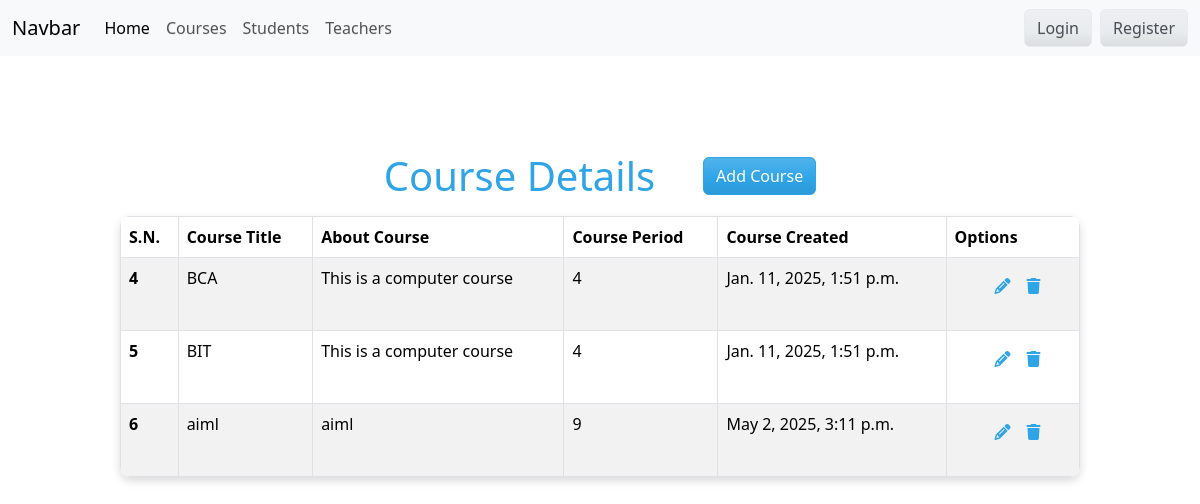
Screenshot of /course/ with the database file from the repository.
### course/models.py (models this page shows, shortened)
class Course_Available(models.Model):
    title = models.CharField(max_length=100)
    description = models.TextField()
    created_at = models.DateTimeField(auto_now_add=True)
    course_period = models.IntegerField()

### course/views.py (the view)
# urls.py: path('course/',views.show_courses,name='course'),
def show_courses(request):
    courses = Course_Available.objects.all()
    return render(request,'Courses.html',{
        'courses':courses
    })

### templates/Courses.html (shortened to what this page needs)
{% extends 'base.html' %}
{% block content %}
<br />
<div class="d-flex justify-content-center align-items-center mb-3 gap-5">
  <h1 class="mb-0">Course Details</h1>
  <a class="btn btn-primary" href="{% url 'addCourse' %}">Add Course</a>
</div>
<div class="d-flex justify-content-center align-items-center">
  <div style="width: 80%">
    <table
      class="table table-hover table-striped table-bordered"
      style="
        box-shadow: 0px 4px 10px rgba(0, 0, 0, 0.15);
        border-radius: 10px;
        overflow: hidden;
      "
    >
      <thead>
        <tr>
          <th scope="col">S.N.</th>
          <th scope="col">Course Title</th>
          <th scope="col">About Course</th>
          <th scope="col">Course Period</th>
          <th scope="col">Course Created</th>
          <th scope="col">Options</th>
        </tr>
      </thead>
      <tbody>
        {% for course in courses %}
        <tr class="table">
          <th scope="row">{{course.id}}</th>
          <td>{{course.title}}</td>
          <td>{{course.description}}</td>
          <td>{{course.course_period}}</td>
          <td>{{course.created_at}}</td>
          <td>
            <ul class="d-flex" style="list-style: none">
              <li>
                <a href="{% url 'editCourse' course.id %}"
                  ><i class="fa-solid fa-pencil"></i
                ></a>
              </li>
              <li>
                <a href="{% url 'deleteCourse' course.id %}"
                  ><i class="fa-solid fa-trash"></i
                ></a>
              </li>
            </ul>
          </td>
        </tr>
        {% endfor %}
      </tbody>
    </table>
  </div>
</div>
<br />
{% endblock %}

### templates/base.html (shortened to what this page needs)
<!DOCTYPE html>
<html lang="en">
  <head>
    <link
      rel="stylesheet"
      href="https://bootswatch.com/5/cerulean/bootstrap.min.css"
    />
    <link
      rel="stylesheet"
      href="https://cdnjs.cloudflare.com/ajax/libs/font-awesome/6.7.2/css/all.min.css"
    />
  </head>
  <body>
    {% include 'navbar.html' %}
    <br />
    <div class="container">
      <br />
      <br />
    </div>
    {% block content %}{% endblock %}
  </body>
</html>

### templates/navbar.html (shortened to what this page needs)
<nav class="navbar navbar-expand-lg bg-body-tertiary">
  <div class="container-fluid">
    <a class="navbar-brand" href="{% url 'home' %}">Navbar</a>
    <div class="collapse navbar-collapse" id="navbarColor04">
      <ul class="navbar-nav me-auto">
        <li class="nav-item">
          <a class="nav-link active" href="{% url 'home' %}"
            >Home
          </a>
        </li>
        <li class="nav-item">
          <a class="nav-link" href="{% url 'course' %}">Courses</a>
        </li>
        <li class="nav-item">
          <a class="nav-link" href="{% url 'student' %}">Students</a>
        </li>
        <li class="nav-item">
          <a class="nav-link" href="{% url 'teacher' %}">Teachers</a>
        </li>
      </ul>
      {% if user.is_authenticated %}
      <div class="d-flex">
        <a class="btn btn-secondary me-2" href="{% url 'logout' %}">Logout</a>
        <a class="btn btn-secondary">{{user.username}}</a>
      </div>
      {% else %}
      <div class="d-flex">
        <a class="btn btn-secondary me-2" href="{% url 'login' %}">Login</a>
        <a class="btn btn-secondary" href="{% url 'signup' %}">Register</a>
      </div>
      {% endif %}
    </div>
  </div>
</nav>

### rows the page displays
Course_Available: id "4", title "BCA", description "This is a computer course", course_period "4", created_at "Jan. 11, 2025, 1:51 p.m."
Course_Available: id "5", title "BIT", description "This is a computer course", course_period "4", created_at "Jan. 11, 2025, 1:51 p.m."
Course_Available: id "6", title "aiml", description "aiml", course_period "9", created_at "May 2, 2025, 3:11 p.m."
